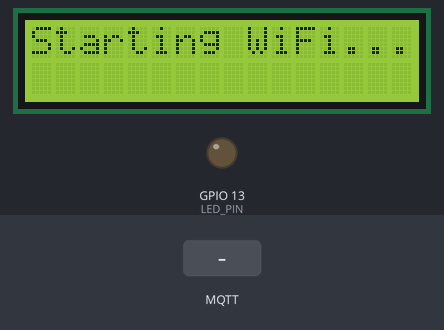
The sketch below on a simulated ESP8266 (NodeMCU). Shown: 16×2 character LCD, output pins drawn as LEDs (lit = HIGH). Dashed ring = blinking. The test bench sets the inputs (shaded band). WiFi joins after 1.5 s; servers stay silent unless stated; storage starts empty; random numbers use the default seed unless the sketch sets one; no MQTT or app messages arrive unless stated; what the sketch prints to the serial monitor is not drawn.

Above: at 2.3 s.
At 6.9 s:
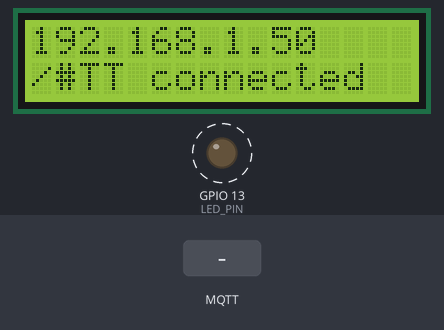
7.0 s: MQTT message "on" arrives on the first subscribed topic
At 8.5 s:
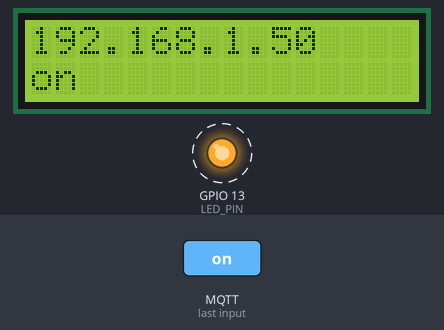
10.0 s: MQTT message "off" arrives on the first subscribed topic
At 12.3 s:
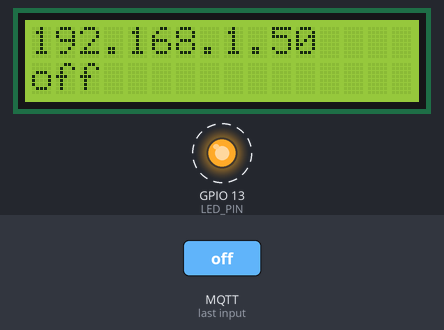
13.0 s: MQTT message "5" arrives on the first subscribed topic
At 14.5 s:
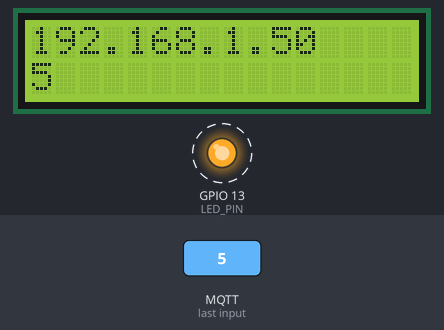
Timing chart, 0 to 22.0 s (numbered marks = the images above; inputs shaded):
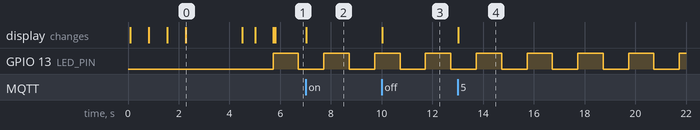

Measured:
- after the input at 7.0 s, the display: changes at once (image 2)
- after the input at 10.0 s, the display: changes at once (image 3)
- after the input at 13.0 s, the display: changes at once (image 4)
- by itself, GPIO 13 (LED_PIN): alternates HIGH for 1.0 s and LOW for 1.0 s
- what the display in image 0 shows lasts 2.2 s, from 2.3 s to 4.5 s

The sketch:

main.ino
```cpp
#include <Arduino.h>
#include <Wire.h>
#include <LiquidCrystal_I2C.h>

LiquidCrystal_I2C lcd(0x3F, 16, 2); // set the LCD address to 0x27 for a 16 chars and 2 line display

									//define your default values here, if there are different values in config.json, they are overwritten.
char mqtt_server[40];
char mqtt_port[6] = "1883";
char mqtt_topic[60];


long now;

#include "defaults.h"

#define LED_PIN 13


void setup() {
    hardwaresetup();
    blinksetup();
    wifisetup();
    otasetup();
	mqttsetup();
}

void loop() {
    hardwareloop();
    blinkloop();
    wifiloop();
    otaloop();
	mqttloop();
}
```

blink.ino
```cpp
#include <Arduino.h>


void blinksetup(){
        pinMode(LED_PIN, OUTPUT);
        now = millis();


}

void blinkloop(){


    if (millis() > (now + 1000)){
        now = millis();
        digitalWrite(LED_PIN, !(digitalRead(LED_PIN)));
    }


}
```

defaults.h
```cpp
//------------------------------------------------------------------------------
// SET BY PLATFORMIO
//------------------------------------------------------------------------------

//#define DEBUG_PORT              Serial

//#define ESPURNA
//#define SONOFF
//#define SLAMPHER
//#define S20
//#define NODEMCUV2

//#define ENABLE_NOFUSS           1
//#define ENABLE_EMON             1
//#define ENABLE_DHT              1
//#define ENABLE_RF               1

// -----------------------------------------------------------------------------
// HARDWARE
// -----------------------------------------------------------------------------

#define SERIAL_BAUDRATE         115200
#define BUTTON_PIN              0
#define RELAY_PIN               12

#ifdef ESPURNA
    #define MANUFACTURER        "TINKERMAN"
    #define DEVICE              "ESPURNA"
    #define LED_PIN             13
#endif

#ifdef SONOFF
    #define MANUFACTURER        "ITEAD"
    #define DEVICE              "SONOFF"
    #define LED_PIN             13
#endif

#ifdef SLAMPHER
    #define MANUFACTURER        "ITEAD"
    #define DEVICE              "SLAMPHER"
    #define LED_PIN             13
#endif

#ifdef S20
    #define MANUFACTURER        "ITEAD"
    #define DEVICE              "S20"
    #define LED_PIN             13
#endif

#ifdef NODEMCUV2
    #define MANUFACTURER        "NODEMCU"
    #define DEVICE              "LOLIN"
    #define LED_PIN             2
#endif

#define HOSTNAME                DEVICE
#define BUFFER_SIZE             1024
#define HEARTBEAT_INTERVAL      300000
#define FS_VERSION_FILE         "/fsversion"


// -----------------------------------------------------------------------------
// WIFI
// -----------------------------------------------------------------------------

#define WIFI_RECONNECT_INTERVAL 300000
#define WIFI_MAX_NETWORKS       3
#define AP_PASS                 "fibonacci"
#define OTA_PASS                "fibonacci"
#define OTA_PORT                8266
#define NOFUSS_SERVER           "http://192.168.1.100"
#define NOFUSS_INTERVAL         3600000

// -----------------------------------------------------------------------------
// MQTT
// -----------------------------------------------------------------------------

#define MQTT_SERVER             ""
#define MQTT_PORT               1883
#define MQTT_TOPIC              "/test/switch/{identifier}"
#define MQTT_RETAIN             true
#define MQTT_RECONNECT_DELAY    10000
#define MQTT_STATUS_TOPIC       ""
#define MQTT_IP_TOPIC           "/ip"
#define MQTT_VERSION_TOPIC      "/version"
#define MQTT_FSVERSION_TOPIC    "/fsversion"
#define MQTT_HEARTBEAT_TOPIC    "/heartbeat"

// -----------------------------------------------------------------------------
// NTP
// -----------------------------------------------------------------------------

#define NTP_SERVER              "pool.ntp.org"
#define NTP_TIME_OFFSET         1
#define NTP_DAY_LIGHT           true
#define NTP_UPDATE_INTERVAL     1800

//--------------------------------------------------------------------------------
// DRIVERS
//--------------------------------------------------------------------------------

// 0 means OFF, 1 ON and 2 whatever was before
#define RELAY_MODE         		1

#define RF_PIN                  14
#define RF_CHANNEL              31
#define RF_DEVICE               1

#define DHT_PIN                 14
#define DHT_UPDATE_INTERVAL     300000
#define DHT_TYPE                DHT22
#define DHT_TIMING              11
#define DHT_TEMPERATURE_TOPIC   "/temperature"
#define DHT_HUMIDITY_TOPIC      "/humidity"

#define EMON_CURRENT_PIN        0
#define EMON_SAMPLES            1000
#define EMON_INTERVAL           10000
#define EMON_MEASUREMENTS       6
#define EMON_ADC_BITS           10
#define EMON_REFERENCE_VOLTAGE  1.0
#define EMON_CURRENT_PRECISION  1
#define EMON_CURRENT_OFFSET     0.25
#define EMON_MAINS_VOLTAGE      230
#define EMON_CURRENT_RATIO      180
#define EMON_POWER_TOPIC        "/power"
```

hardware.ino
```cpp
#include <Arduino.h>

void hardwaresetup(){
        Serial.begin(115200);
        delay(19);
        Serial.println("Hello Cloud9!");

		Wire.pins(0, 2);
		lcd.begin(); // initialize the lcd

					 // Print a message to the LCD.
		lcd.backlight();

}

void hardwareloop(){}
```

mqtt.ino
```cpp
#include <Arduino.h>
#include <ESP8266WiFi.h>
#include <PubSubClient.h>

// Update these with values suitable for your network.


WiFiClient espClient;
PubSubClient client(espClient);
long lastMsg = 0;
char msg[50];
int value = 0;


void callback(char* topic, byte* payload, unsigned int length) {
	Serial.print("Message arrived [");
	Serial.print(topic);
	Serial.print("] ");

	char topicnr = topic[strlen(topic) - 1];
	int IntRow = topicnr - '0';
	Serial.print(" - detected row number: ");
	Serial.println(IntRow);

	lcd.setCursor(0, IntRow);
	lcd.print("                ");
	//lcd.clear();
	//lcd.setCursor(0, 0);
	//lcd.print(topic);

	for (int i = 0; i < length; i++) {


		Serial.print((char)payload[i]);
		lcd.setCursor(-1 + i + 1, IntRow);
		lcd.print((char)payload[i]);
	}
	Serial.println();


}

void reconnect() {
	// Loop until we're reconnected
	while (!client.connected()) {
		Serial.print("Attempting MQTT connection...");

		lcd.setCursor(0, 1);
		lcd.print("MQTT connecting");

		// Create a random client ID
		String clientId = "ESP8266Client-";
		clientId += String(random(0xffff), HEX);
		// Attempt to connect
		if (client.connect(clientId.c_str())) {
			Serial.println("connected");

			lcd.setCursor(0, 1);
			lcd.print("MQTT connected  ");

			// Once connected, publish an announcement...
			//client.publish("outTopic", "hello world");
			// ... and resubscribe


			char ConcatTopic[80];
			char WildCard[5] = "/#";
			sprintf(ConcatTopic,"%s%s", mqtt_topic, WildCard);
			lcd.setCursor(0, 1);
			lcd.print(ConcatTopic);
			Serial.println(ConcatTopic);

			client.subscribe(ConcatTopic);

		}
		else {
			Serial.print("failed, rc=");
			Serial.print(client.state());
			Serial.println(" try again in 5 seconds");

			lcd.setCursor(0, 1);
			lcd.print("MQTT failed    ");

			// Wait 5 seconds before retrying
			delay(5000);
		}
	}
}

void mqttsetup() {
	int port = atoi(mqtt_port);
	client.setServer(mqtt_server, port);
	client.setCallback(callback);
}

void mqttloop() {

	if (!client.connected()) {
		reconnect();
	}
	client.loop();


}
```

ota.ino
```cpp
#include "ArduinoOTA.h"
#include <ESP8266mDNS.h>

int pos = 0;

//for LED status
//#include <Ticker.h>
//Ticker ticker;


/*void tick()
{
	//toggle state
	int state = digitalRead(LED_PIN);  // get the current state of GPIO1 pin
	digitalWrite(LED_PIN, !state);     // set pin to the opposite state
}*/


// OTA

void otasetup() {


    ArduinoOTA.setPort(OTA_PORT);
    ArduinoOTA.setHostname("otaTEST123");
    ArduinoOTA.setPassword((const char *) OTA_PASS);

    ArduinoOTA.onStart([]() {
        Serial.println("[OTA] Start\n");
		lcd.clear();
		lcd.setCursor(0, 0);
		lcd.print("OTA update started");

		//ticker.attach(0.1, tick);

    });

    ArduinoOTA.onEnd([]() {
        Serial.println("\n[OTA] End\n");
		lcd.clear();
		lcd.setCursor(0, 0);
		lcd.print("Update finished");

		//ticker.detach();
		digitalWrite(LED_PIN, HIGH);
		ESP.reset();
		delay(1000);
    });

    ArduinoOTA.onProgress([](unsigned int progress, unsigned int total) {
        Serial.print("[OTA] Progress: ");
        Serial.print(progress / (total / 100));
        Serial.println("%");

		lcd.setCursor(pos, 1);
		lcd.print(".");
		pos++;
		if (pos > 16)
		{
			pos = 0;
			lcd.setCursor(0, 1);
			lcd.print("                ");
		}

    });

    ArduinoOTA.onError([](ota_error_t error) {
        #if DEBUG_PORT
            Serial.println("\n[OTA] Error[%u]: ", error);
            if (error == OTA_AUTH_ERROR) Serial.println("Auth Failed\n");
            else if (error == OTA_BEGIN_ERROR) Serial.println("Begin Failed\n");
            else if (error == OTA_CONNECT_ERROR) Serial.println("Connect Failed\n");
            else if (error == OTA_RECEIVE_ERROR) Serial.println("Receive Failed\n");
            else if (error == OTA_END_ERROR) Serial.println("End Failed\n");
        #endif
    });

    ArduinoOTA.begin();

}

void otaloop() {
    ArduinoOTA.handle();
}
```

wifi.ino
```cpp
#include <FS.h>
#include <ArduinoJson.h>

#include <Arduino.h>
#include <ESP8266WiFi.h>

//needed for library
#include <DNSServer.h>
#include <ESP8266WebServer.h>
#include <WiFiManager.h>          //https://github.com/tzapu/WiFiManager


//const char* ssid = "DSCWLL";
//const char* password = "$bahnfahr3n";


//flag for saving data
bool shouldSaveConfig = false;

//callback notifying us of the need to save config
void saveConfigCallback() {
	Serial.println("Saving config...");
	shouldSaveConfig = true;
}


void wifisetup()
{
    /*Serial.println("Booting");
    WiFi.mode(WIFI_STA);
    WiFi.begin(ssid, password);
    while (WiFi.waitForConnectResult() != WL_CONNECTED)
    {
        Serial.println("Connection Failed! Rebooting...");
        delay(5000);
        ESP.restart();
    }*/


	lcd.clear();
	lcd.setCursor(0, 0);
	lcd.print("Hello, world!");
	delay(700);

	//clean FS, for testing
	//SPIFFS.format();

	//read configuration from FS json
	Serial.println("mounting FS...");
	lcd.clear();
	lcd.setCursor(0, 0);
	lcd.print("mounting FS...");
	delay(700);

	if (SPIFFS.begin()) {
		Serial.println("mounted FS ok");
		lcd.setCursor(0, 0);
		lcd.print("FS mounted.    ");
		delay(700);


		if (SPIFFS.exists("/config.json")) {

			//file exists, reading and loading
			Serial.println("reading config file");
			lcd.setCursor(0, 1);
			lcd.print("reading config  ");
			delay(700);

			File configFile = SPIFFS.open("/config.json", "r");
			if (configFile) {
				Serial.println("opened config file");
				lcd.setCursor(0, 1);
				lcd.print("config opened.  ");
				delay(700);

				size_t size = configFile.size();
				// Allocate a buffer to store contents of the file.
				std::unique_ptr<char[]> buf(new char[size]);

				configFile.readBytes(buf.get(), size);
				DynamicJsonBuffer jsonBuffer;
				JsonObject& json = jsonBuffer.parseObject(buf.get());
				json.printTo(Serial);
				if (json.success()) {
					Serial.println("\nparsed json");

					strcpy(mqtt_server, json["mqtt_server"]);
					strcpy(mqtt_port, json["mqtt_port"]);
					strcpy(mqtt_topic, json["mqtt_topic"]);

				}
				else {
					Serial.println("failed to load json config");
					lcd.setCursor(0, 1);
					lcd.print("json load failed");
					delay(700);

				}
			}
		}
	}
	else {
		Serial.println("failed to mount FS");
		lcd.setCursor(0, 0);
		lcd.print("mount FS failed ");
		delay(700);

	}
	//end read


	// The extra parameters to be configured (can be either global or just in the setup)
	// After connecting, parameter.getValue() will get you the configured value
	// id/name placeholder/prompt default length
	WiFiManagerParameter custom_mqtt_server("server", "mqtt server", mqtt_server, 40);
	WiFiManagerParameter custom_mqtt_port("port", "mqtt port", mqtt_port, 6);
	WiFiManagerParameter custom_mqtt_topic("topic", "mqtt topic", mqtt_topic, 60);

	lcd.setCursor(0, 0);
	lcd.print("Starting WiFi...");
	lcd.setCursor(0, 1);
	lcd.print("                ");
	delay(700);


	//WiFiManager
	//Local intialization. Once its business is done, there is no need to keep it around
	WiFiManager wifiManager;

	//set config save notify callback
	wifiManager.setSaveConfigCallback(saveConfigCallback);

	//set static ip
	// wifiManager.setSTAStaticIPConfig(IPAddress(10,0,1,99), IPAddress(10,0,1,1), IPAddress(255,255,255,0));

	//add all your parameters here
	wifiManager.addParameter(&custom_mqtt_server);
	wifiManager.addParameter(&custom_mqtt_port);
	wifiManager.addParameter(&custom_mqtt_topic);

	//reset settings - for testing
	//wifiManager.resetSettings();

	//set minimu quality of signal so it ignores AP's under that quality
	//defaults to 8%
	wifiManager.setMinimumSignalQuality();

	//sets timeout until configuration portal gets turned off
	//useful to make it all retry or go to sleep
	//in seconds
	//wifiManager.setTimeout(120);

	//fetches ssid and pass and tries to connect
	//if it does not connect it starts an access point with the specified name
	//here  "AutoConnectAP"
	//and goes into a blocking loop awaiting configuration
	//ticker.attach(0.3, tick);

	if (!wifiManager.autoConnect()) {
		Serial.println("failed to connect and hit timeout");
		delay(3000);
		//reset and try again, or maybe put it to deep sleep
		ESP.reset();
		delay(5000);
	}

	//if you get here you have connected to the WiFi
	Serial.println("connected...yeey :)");
	lcd.clear();
	lcd.setCursor(0, 1);
	lcd.print("connected...yeey");
	delay(500);

	//ticker.attach(1, tick);

	//read updated parameters
	strcpy(mqtt_server, custom_mqtt_server.getValue());
	strcpy(mqtt_port, custom_mqtt_port.getValue());
	strcpy(mqtt_topic, custom_mqtt_topic.getValue());

	//save the custom parameters to FS
	if (shouldSaveConfig) {
		Serial.println("saving config");
		DynamicJsonBuffer jsonBuffer;
		JsonObject& json = jsonBuffer.createObject();
		json["mqtt_server"] = mqtt_server;
		json["mqtt_port"] = mqtt_port;
		json["mqtt_topic"] = mqtt_topic;

		File configFile = SPIFFS.open("/config.json", "w");
		if (!configFile) {
			Serial.println("failed to open config file for writing");
		}

		json.printTo(Serial);
		json.printTo(configFile);
		configFile.close();
		//end save
	}

	Serial.println("local ip");
	Serial.println(WiFi.localIP());
	lcd.clear();
	lcd.print(WiFi.localIP());
	delay(700);


}

void wifiloop(){}
```
